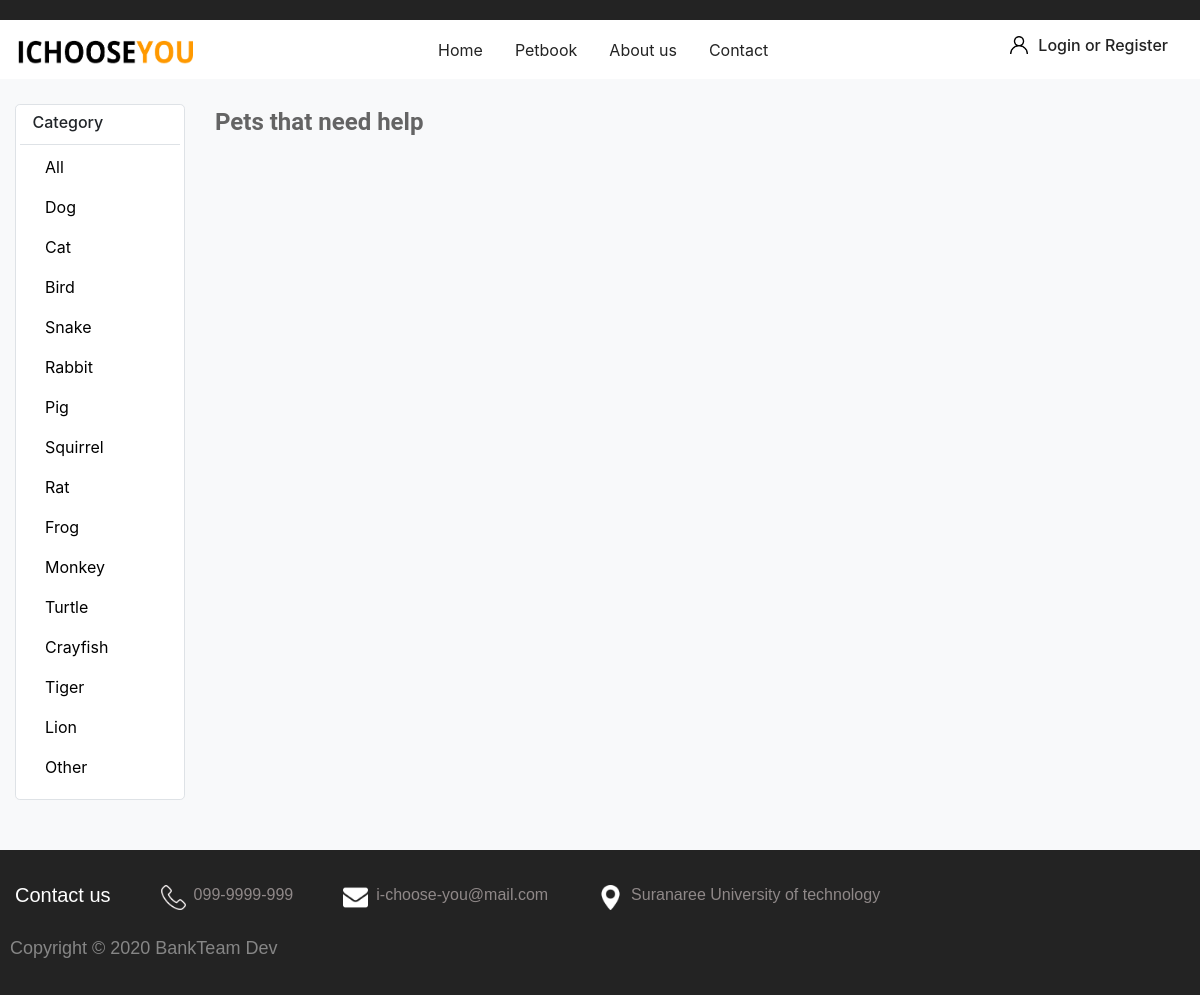
The page / on the database its author committed.
### tables this page shows
CREATE TABLE `category` (
  `cat_id` int(11) NOT NULL,
  `cat_name` varchar(45) NOT NULL
);

### index.php (the view, shortened to what this page needs)
<!DOCTYPE html>
<html lang="en">
<head>
    <link rel="stylesheet" href="css/bootstrap.min.css" />
    <link rel="stylesheet" href="css/m_css.css" />
    <link rel="stylesheet" href="css/q_css.css" />
</head>
<body style = "background-color:#40232323;">
<div class="black-line margin-bottom:10px"></div>
    <nav class="navbar navbar-light " style="background-color:white">
        <a class="navbar-brand"><img src="img/icon/logo.png" class="ichooseyou-logo"></a>
        <ul class="nav justify-content-center">
            <li class="nav-item">
                <a class="nav-link active" href="index.php" style="color:#232323;">Home<span class="sr-only">(current)</span></a>
            </li>
            <li class="nav-item">
                <a class="nav-link active" href="login.html" style="color:#232323;">Petbook</a>
            </li>
            <li class="nav-item">
                <a class="nav-link active" href="index_about.php" style="color:#232323;">About us</a>
            </li>
            <li class="nav-item">
                <a class="nav-link active" href="index_contact.php" style="color:#232323;">Contact</a>
            </li>
        </ul>
        <form class="form-inline"><a class="nav-link active" href="login.html" style="color:#232323;"><img src="img/icon/user.png" class = "iconuser"/><h6 class = "regis">Login or Register</h6></a></form>
    </nav>
<?php
    include 'connect.php';
    $sql = "SELECT * FROM category";
    $qry = mysqli_query($con, $sql);
    ?>
    <div class="container-fluid reset-padding bg-light " style=" padding-bottom : 50px;">
        <div class="row" style="padding-top: 25px">
            <div class="col-md-auto col-lg-2 ore-home-sidebar align-left">
                <div class="panel panel-danger p-1 border rounded-lg " style="background:white">
                    <div class="panel-heading p-1 border-bottom ">
                        <h6 class="panel-title ">&nbsp; Category</h6>
                    </div>
                    <div class="panel-body " style="padding-left :25px; padding-top :10px;" id="pbody">
                        <a href="#">
                            <p onclick="getcat(0)"> All </p>
                        </a>
                        <?php
                        while ($row = mysqli_fetch_assoc($qry)) {
                            echo '<a href="#"> <p onclick = "getcat(' . $row["cat_id"] . ')">'; ?> <?php echo $row["cat_name"]; ?></p></a>
                        <?php
                        }
                        ?>
                    </div>
                </div>
            </div>
            <div class="col-md-auto col-lg-10 ore-home-sidebar ">
                <div id="Pets">
                    <span>Pets that need help</span>
                </div>
            </div>
        </div>
    </div>
<div class = "container-fluid myfooter">
    <div class = "row">
        <div class ="col-md-auto">
            <div class ="head-font">Contact us</div>
        </div>
        <div class ="col-md-auto">
            <img src="img/icon/telephone.png" class = "footer-icon">
            <h6 class ="footer-detail">099-9999-999</h6>
        </div>
        <div class ="col-md-auto">
             <img src="img/icon/envelope.png" class = "footer-icon">
            <h6 class ="footer-detail">i-choose-you@mail.com</h6>
        </div>
        <div class ="col-md-4">
            <img src="img/icon/maps-and-flags.png" class = "footer-icon">
            <h6 class ="footer-detail">Suranaree University of technology</h6>
        </div>
        <div class="col-md-auto">
            <h6 class ="footer-copyright">Copyright © 2020 BankTeam Dev</h6>
        </div>
    </div>
</div>
</body>
</html>

### css/m_css.css (style rules this page uses)
.myfooter { height: auto; width: 100%; background-color:#232323; padding-top: 10px; padding-left: 10px; }
.head-font { color: #FFFFFF; font-family: sans-serif; font-style: bold; font-size: 20px; margin-left: 5px; margin-top: 20px; }
.footer-detail { color: rgba(150, 143, 143, 0.938); font-family: sans-serif; font-size: 16px; float: left; margin-left: 8px; margin-top: 25px; }
.footer-icon { height:25px; width:25px; float: left; margin-top: 25px; margin-left: 20px; }
.footer-copyright { color:rgb(134, 134, 134); font-family: sans-serif; font-size: 18px; margin-top: 25px; margin-bottom: 36px; }
.black-line { height: 20px; width: 100%; background-color:#232323; }
.ichooseyou-logo { height: 30px; width: 180px; }
.regis { float: left; }
.iconuser { height:18px; width:18px; float: left; margin-right: 10px; }

### css/q_css.css (style rules this page uses)
#Pets { overflow: visible; width: 209px; white-space: nowrap; text-align: left; font-family: Roboto; font-style: normal; font-weight: bold; font-size: 24px; color: rgba(100, 100, 100, 1); }

### index.php (style rules this page uses)
a:link { color: #000000; text-decoration: none }

### rows shown on the page
category: cat_name "Dog"
category: cat_name "Cat"
category: cat_name "Bird"
category: cat_name "Snake"
category: cat_name "Rabbit"
category: cat_name "Pig"
category: cat_name "Squirrel"
category: cat_name "Rat"
category: cat_name "Frog"
category: cat_name "Monkey"
category: cat_name "Turtle"
category: cat_name "Crayfish"
category: cat_name "Tiger"
category: cat_name "Lion"
category: cat_name "Other"
